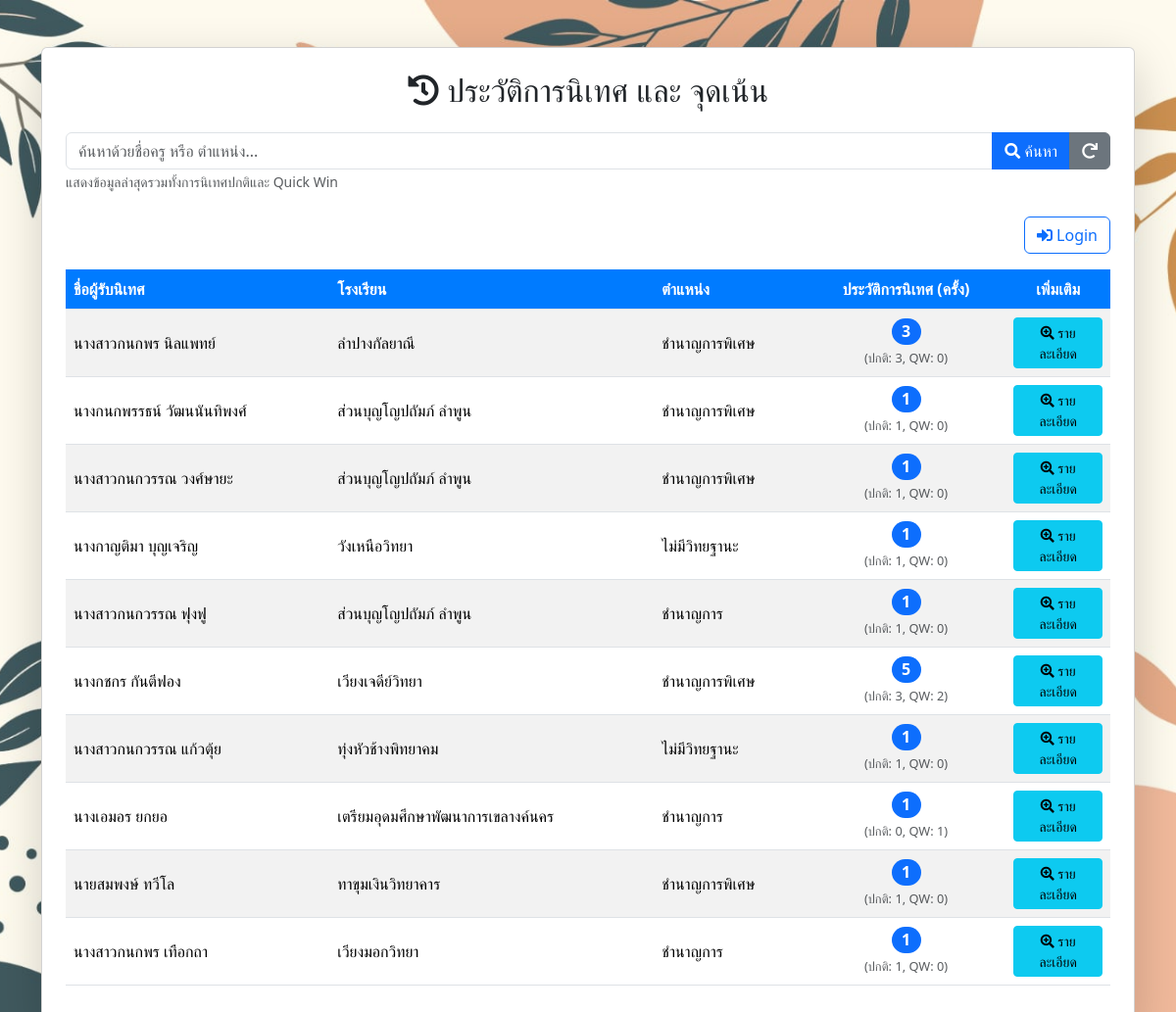
The page /history.php on the database its author committed.
### tables this page shows
CREATE TABLE `teacher` (
  `t_pid` varchar(13) NOT NULL,
  `school_id` int DEFAULT NULL,
  `prefix_id` varchar(3) DEFAULT NULL,
  `PrefixName` varchar(100) DEFAULT NULL,
  `fname` varchar(100) DEFAULT NULL,
  `lname` varchar(100) DEFAULT NULL,
  `adm_rank_id` int DEFAULT NULL,
  `adm_name` varchar(100) DEFAULT NULL,
  `learning_group_id` int DEFAULT NULL,
  `learning_group` varchar(255) DEFAULT NULL,
  `major_subject` varchar(255) DEFAULT NULL
);

CREATE TABLE `school` (
  `school_id` int DEFAULT NULL,
  `SchoolName` varchar(255) DEFAULT NULL,
  `SchoolGroup` int DEFAULT NULL
);

### history.php (the view, shortened to what this page needs)
<?php
require_once 'config/db_connect.php';
$search_name = isset($_GET['search_name']) ? trim($_GET['search_name']) : '';
$results = [];
$sql = "SELECT
            t.t_pid AS teacher_t_pid,
            CONCAT(IFNULL(t.PrefixName,''), t.fname, ' ', t.lname) AS teacher_full_name,
            t.adm_name AS teacher_position,
            s_school.SchoolName AS t_school,
            -- นับจำนวนการนิเทศปกติ
            (SELECT COUNT(*) FROM supervision_sessions WHERE teacher_t_pid = t.t_pid) AS count_normal,
            -- นับจำนวน Quick Win
            (SELECT COUNT(*) FROM quick_win WHERE t_id = t.t_pid) AS count_quickwin,
            -- หาวันที่ล่าสุด (เปรียบเทียบระหว่าง ปกติ กับ Quick Win)
            GREATEST(
                IFNULL((SELECT MAX(supervision_date) FROM supervision_sessions WHERE teacher_t_pid = t.t_pid), '0000-00-00'),
                IFNULL((SELECT MAX(supervision_date) FROM quick_win WHERE t_id = t.t_pid), '0000-00-00')
            ) AS latest_date
        FROM teacher t
        LEFT JOIN school s_school ON t.school_id = s_school.school_id
        WHERE
            -- เงื่อนไข: ต้องมีประวัติอย่างใดอย่างหนึ่ง
            (
                t.t_pid IN (SELECT teacher_t_pid FROM supervision_sessions)
                OR
                t.t_pid IN (SELECT t_id FROM quick_win)
            )
        ";
$sql .= " ORDER BY latest_date DESC";
if (empty($search_name)) {
    $sql .= " LIMIT 10";
}
$stmt = $conn->prepare($sql);
$stmt->execute();
$result = $stmt->get_result();
if ($result->num_rows > 0) {
    while ($row = $result->fetch_assoc()) {
        $results[] = $row;
    }
}
?>
<!DOCTYPE html>
<html lang="th">
<head>
    <link href="https://cdn.jsdelivr.net/npm/bootstrap@5.3.3/dist/css/bootstrap.min.css" rel="stylesheet">
    <link rel="stylesheet" href="https://cdnjs.cloudflare.com/ajax/libs/font-awesome/5.15.4/css/all.min.css">
    <link rel="stylesheet" href="css/styles.css">
</head>
<body>
    <div class="container mt-5">
        <div class="card shadow-lg p-4">
            <h2 class="card-title text-center mb-4">
                <i class="fas fa-history"></i> ประวัติการนิเทศ และ จุดเน้น
            </h2>
            <form method="GET" action="history.php" class="mb-4">
                <div class="input-group">
                    <input type="text" class="form-control" placeholder="ค้นหาด้วยชื่อครู หรือ ตำแหน่ง..." name="search_name" value="<?php echo htmlspecialchars($search_name); ?>">
                    <button class="btn btn-primary" type="submit"><i class="fas fa-search"></i> ค้นหา</button>
                    <a href="history.php" class="btn btn-secondary" title="แสดงรายการทั้งหมด">
                        <i class="fas fa-redo"></i>
                    </a>
                </div>
                <small class="form-text text-muted">แสดงข้อมูลล่าสุดรวมทั้งการนิเทศปกติและ Quick Win</small>
            </form>
            <?php if (isset($_SESSION['is_logged_in']) && $_SESSION['is_logged_in'] === true): ?>
                <div class="d-flex justify-content-end align-items-center mb-3 gap-2">
                    <a href="supervision_start.php" class="btn btn-success">
                        <i class="fas fa-plus-circle"></i> บันทึกการนิเทศ
                    </a>
                    <a href="graphs/satisfaction_dashboard.php" class="btn btn-info">
                        <i class="fas fa-chart-pie"></i> Dashboard
                    </a>
                    <a href="logout.php" class="btn btn-danger">
                        <i class="fas fa-sign-out-alt"></i> ออกจากระบบ
                    </a>
                </div>
            <?php else: ?>
                <div class="d-flex justify-content-end align-items-center mb-3">
                    <a href="login.php" class="btn btn-outline-primary">
                        <i class="fas fa-sign-in-alt"></i> Login
                    </a>
                </div>
            <?php endif; ?>
            <div class="table-responsive">
                <table class="table table-striped table-hover table-custom align-middle">
                    <thead>
                        <tr>
                            <th scope="col">ชื่อผู้รับนิเทศ</th>
                            <th scope="col">โรงเรียน</th>
                            <th scope="col">ตำแหน่ง</th>
                            <th scope="col" class="text-center">ประวัติการนิเทศ (ครั้ง)</th>
                            <th scope="col" class="text-center" style="width: 10%;">เพิ่มเติม</th>
                        </tr>
                    </thead>
                    <tbody>
                        <?php if (empty($results)) : ?>
                            <tr>
                                <td colspan="6" class="text-center text-danger fw-bold">
                                    <?php echo !empty($search_name) ? "ไม่พบข้อมูลที่ตรงกับการค้นหา: \"" . htmlspecialchars($search_name) . "\"" : "ไม่พบประวัติการนิเทศในระบบ"; ?>
                                </td>
                            </tr>
                        <?php else : ?>
                            <?php foreach ($results as $row) :
                                $total_count = $row['count_normal'] + $row['count_quickwin'];
                            ?>
                                <tr>
                                    <td><?php echo htmlspecialchars($row['teacher_full_name']); ?></td>
                                    <td><?php echo htmlspecialchars($row['t_school']); ?></td>
                                    <td><?php echo htmlspecialchars($row['teacher_position']); ?></td>
                                    <td class="text-center">
                                        <span class="badge bg-primary rounded-pill fs-6"><?php echo $total_count; ?></span>
                                        <br>
                                        <small class="text-muted" style="font-size: 0.8rem;">
                                            (ปกติ: <?php echo $row['count_normal']; ?>, QW: <?php echo $row['count_quickwin']; ?>)
                                        </small>
                                    </td>
                                    <td class="text-center">
                                        <form action="session_details.php" method="POST" style="display: inline;">
                                            <button type="submit" class="btn btn-sm btn-info" title="ดูรายละเอียดประวัติทั้งหมด">
                                                <i class="fas fa-search-plus"></i> รายละเอียด
                                            </button>
                                        </form>
                                    </td>
                                </tr>
                            <?php endforeach; ?>
                        <?php endif; ?>
                    </tbody>
                </table>
            </div>
        </div>
    </div>
</body>
</html>

### css/styles.css (style rules this page uses)
body { background-image: url('../images/bg001.jpg'); background-size: cover; background-repeat: no-repeat; background-position: center center; background-attachment: fixed; background-color: #f8f9fa; }

### history.php (style rules this page uses)
.table-custom th { background-color: #007bff; color: white; vertical-align: middle; }
.table-custom td { vertical-align: middle; }

### rows shown on the page
teacher: teacher_full_name "นางสาวกนกพร นิลแพทย์", school.SchoolName "ลำปางกัลยาณี", adm_name "ชำนาญการพิเศษ", total_count "3", count_normal "3", count_quickwin "0"
teacher: teacher_full_name "นางกนกพรรธน์ วัฒนนันทิพงศ์", school.SchoolName "ส่วนบุญโญปถัมภ์ ลำพูน", adm_name "ชำนาญการพิเศษ", total_count "1", count_normal "1", count_quickwin "0"
teacher: teacher_full_name "นางสาวกนกวรรณ วงศ์ษายะ", school.SchoolName "ส่วนบุญโญปถัมภ์ ลำพูน", adm_name "ชำนาญการพิเศษ", total_count "1", count_normal "1", count_quickwin "0"
teacher: teacher_full_name "นางกาญติมา บุญเจริญ", school.SchoolName "วังเหนือวิทยา", adm_name "ไม่มีวิทยฐานะ", total_count "1", count_normal "1", count_quickwin "0"
teacher: teacher_full_name "นางสาวกนกวรรณ ฟุงฟู", school.SchoolName "ส่วนบุญโญปถัมภ์ ลำพูน", adm_name "ชำนาญการ", total_count "1", count_normal "1", count_quickwin "0"
teacher: teacher_full_name "นางกชกร กันตีฟอง", school.SchoolName "เวียงเจดีย์วิทยา", adm_name "ชำนาญการพิเศษ", total_count "5", count_normal "3", count_quickwin "2"
teacher: teacher_full_name "นางสาวกนกวรรณ แก้วตุ้ย", school.SchoolName "ทุ่งหัวช้างพิทยาคม", adm_name "ไม่มีวิทยฐานะ", total_count "1", count_normal "1", count_quickwin "0"
teacher: teacher_full_name "นางเอมอร ยกยอ", school.SchoolName "เตรียมอุดมศึกษาพัฒนาการเขลางค์นคร", adm_name "ชำนาญการ", total_count "1", count_normal "0", count_quickwin "1"
teacher: teacher_full_name "นายสมพงษ์ ทวีโล", school.SchoolName "ทาขุมเงินวิทยาคาร", adm_name "ชำนาญการพิเศษ", total_count "1", count_normal "1", count_quickwin "0"
teacher: teacher_full_name "นางสาวกนกพร เทือกถา", school.SchoolName "เวียงมอกวิทยา", adm_name "ชำนาญการ", total_count "1", count_normal "1", count_quickwin "0"
